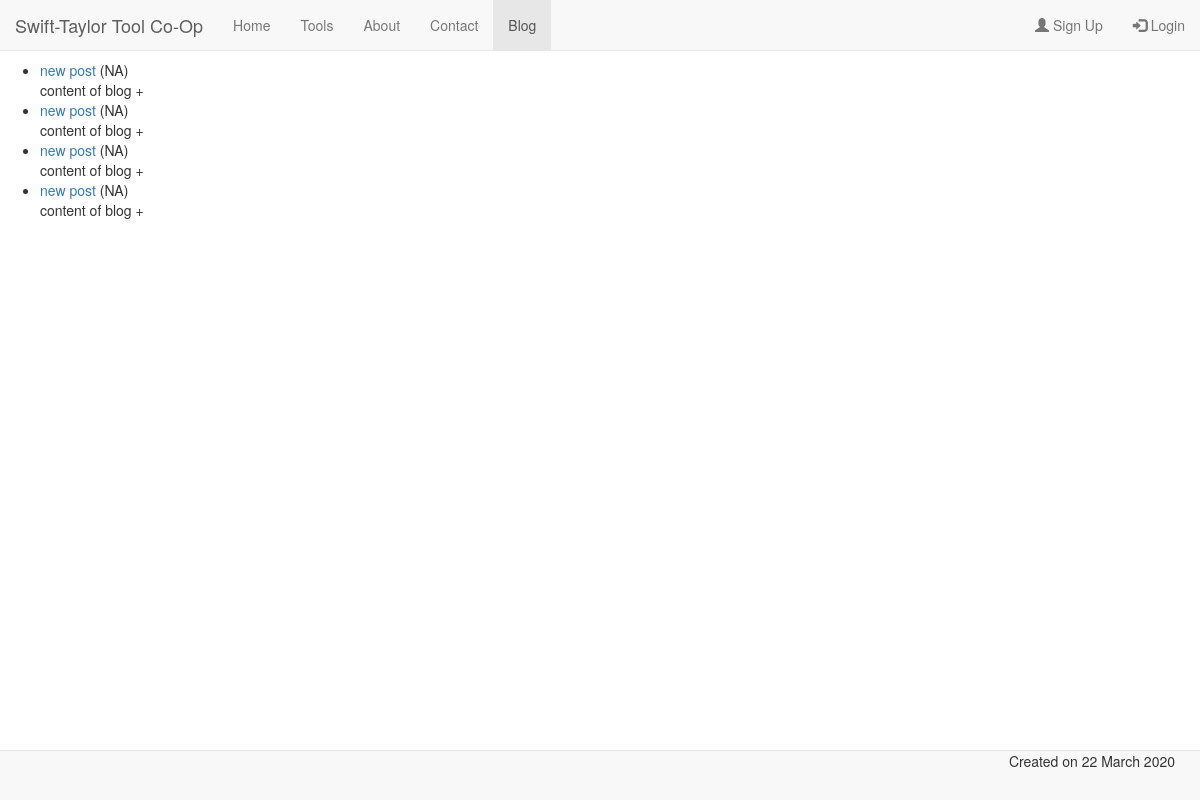
The page /blog/ on the database as committed earlier.
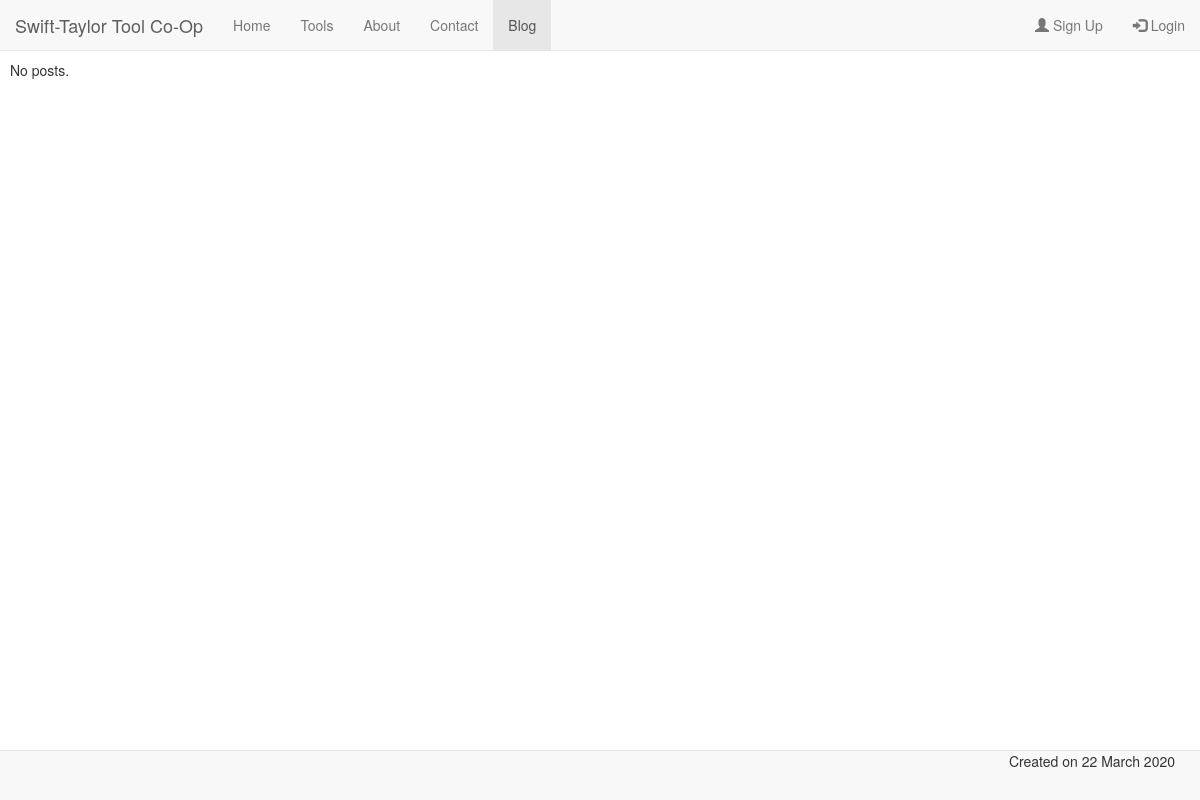
The same page on the database as committed later.
### tools/models.py (models this page shows)
class Blog(models.Model):
    title = models.CharField(max_length=200)
    author = models.CharField(max_length=100)
    content = models.TextField()
    date = models.DateField(default=datetime.date.today)

### tools/views.py (the view)
# urls.py: path('blog/', tools_views.BlogView.as_view(), name = 'blog'),
class BlogView(generic.ListView):
    template_name = 'tools/blog.html'
    context_object_name = 'all_blog_list'
    def get_queryset(self):
        return Blog.objects.order_by('-date')

### tools/templates/tools/blog.html (shortened to what this page needs)
<!DOCTYPE html>
{% load static %}
<html lang = "en">
    <head>
        {% load static %}
        <link rel="stylesheet" href="https://maxcdn.bootstrapcdn.com/bootstrap/3.4.1/css/bootstrap.min.css">
        <link rel="stylesheet" href = "{% static 'tools/style.css' %}">
    </head>
<nav class="navbar navbar-default navbar-fixed-top">
    <div class="container-fluid">
      <div class="navbar-header">
        <a class="navbar-brand" href="#">Swift-Taylor Tool Co-Op</a>
      </div>
      <ul class="nav navbar-nav">
        <li><a href="{% url 'homepage' %}">Home</a></li>
        <li><a href="{% url 'tools' %}">Tools</a></li>
        <li><a href="{% url 'about' %}">About</a></li>
      <li><a href="{% url 'contact' %}">Contact</a></li>
      <li class="active"><a href="{% url 'blog' %}">Blog</a></li>
      </ul>
      <ul class="nav navbar-nav navbar-right">
      <li><a href="{% url 'register' %}"><span class="glyphicon glyphicon-user"></span> Sign Up</a></li>
      <li><a href="{% url 'login' %}"><span class="glyphicon glyphicon-log-in"></span> Login</a></li>
      </ul>
    </div>
  </nav>
	<body>
	<br/>
	<br/>
    <br/>
        {% if all_blog_list %}
            <ul>
                {% for blog in all_blog_list %}
            <li>
                <a href="{% url 'entry' blog.id%}">{{ blog.title }}</a> ({{blog.author}})
                <br/>
                {{blog.content|truncatewords:200}}
            </li>
            {% endfor %}
        </ul>
        {% else %}
            <p>No posts.</p>
        {% endif %}
<nav class="navbar navbar-default navbar-fixed-bottom">
  <div class="container">
    <p class="nav navbar-nav navbar-right"> Created on 22 March 2020</p>
  </div>
</nav>
    </body>
</html>

### tools/static/tools/style.css (style rules this page uses)
p { padding-left: 10px; padding-right: 10px; }

Rows that differ between the two databases and show on the page:
removed Blog: title "new post", author "NA", content "content of blog +"
removed Blog: title "new post", author "NA", content "content of blog +"
removed Blog: title "new post", author "NA", content "content of blog +"
removed Blog: title "new post", author "NA", content "content of blog +"
Other text that changed with them:
text now shown: "No posts."
